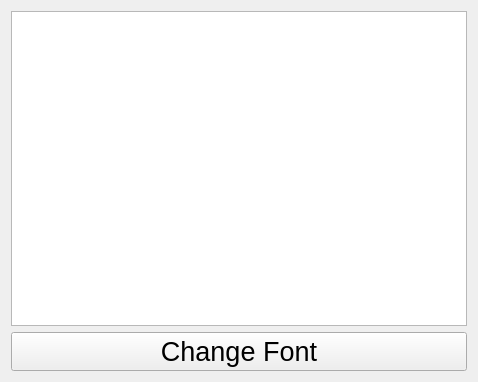
<?xml version="1.0" encoding="UTF-8"?>
<ui version="4.0">
 <class>Form</class>
 <widget class="QWidget" name="Form">
  <property name="geometry">
   <rect>
    <x>0</x>
    <y>0</y>
    <width>478</width>
    <height>382</height>
   </rect>
  </property>
  <property name="windowTitle">
   <string>Form</string>
  </property>
  <layout class="QVBoxLayout" name="verticalLayout">
   <item>
    <widget class="QTextEdit" name="textEdit">
     <property name="font">
      <font>
       <pointsize>20</pointsize>
      </font>
     </property>
    </widget>
   </item>
   <item>
    <widget class="QPushButton" name="pushButton">
     <property name="font">
      <font>
       <pointsize>20</pointsize>
      </font>
     </property>
     <property name="text">
      <string>Change Font</string>
     </property>
    </widget>
   </item>
  </layout>
 </widget>
 <resources/>
 <connections/>
</ui>
